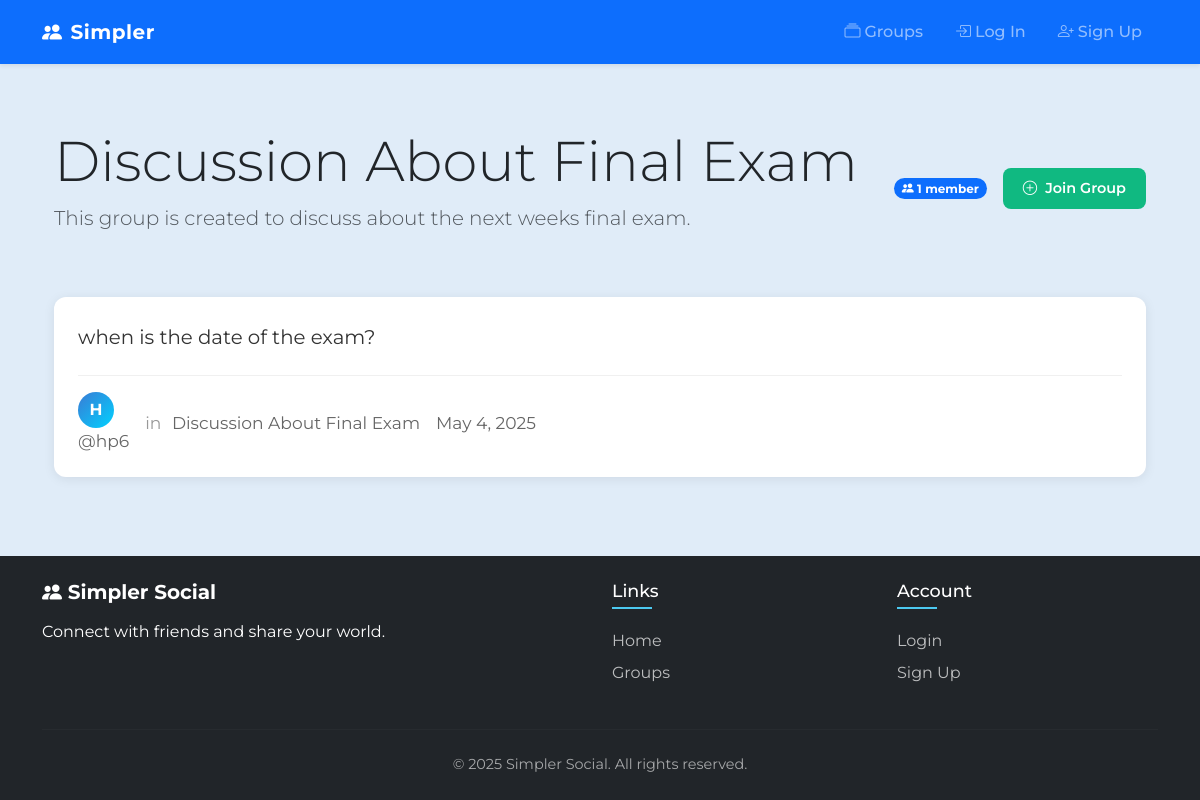
Page /groups/posts/in/discussion-about-final-exam/ on the committed database.
### groups/models.py (models this page shows, shortened)
class Group(models.Model):  # Has many-to-many relationship with Users through GroupMember
    name = models.CharField(max_length=100, unique=True)
    slug = models.SlugField(allow_unicode=True, unique=True)
    description = models.TextField(blank=True, default='')
    description_html = models.TextField(editable=False, blank=True, default='')
    members = models.ManyToManyField(User, through='GroupMember', related_name='group_members')
    creator = models.ForeignKey(settings.AUTH_USER_MODEL, on_delete=models.CASCADE, related_name='created_groups', default=None)
    class Meta:
        ordering = ['name']

### posts/models.py (models this page shows, shortened)
class Post(models.Model):
    user = models.ForeignKey(User, related_name='posts', on_delete=models.CASCADE)
    created_at = models.DateTimeField(auto_now_add=True)
    message = models.TextField()
    message_html = models.TextField(editable=False)
    group = models.ForeignKey(Group, on_delete=models.CASCADE, related_name='posts')
    class Meta:
        ordering = ['-created_at']
        unique_together = ['user','message']

### groups/views.py (the view)
# urls.py: path('posts/in/<slug:slug>/', views.SingleGroup.as_view(), name='single'),
class SingleGroup(generic.DetailView):  # Keeping your original class name
    model = Group
    template_name = 'groups/group_detail.html'
    def get_context_data(self, **kwargs):
        context = super().get_context_data(**kwargs)
        group = self.get_object()
        if self.request.user.is_authenticated:
            context['user_groups'] = self.request.user.user_groups.select_related('group')
            context['other_groups'] = Group.objects.exclude(
                members=self.request.user
            ).distinct()
        else:
            context['other_groups'] = Group.objects.all()
        context['post_list'] = group.posts.select_related('user', 'group').all()
        return context

### groups/templates/groups/group_detail.html (shortened to what this page needs)
{% extends "groups/group_base.html" %}
{% block pregroup %}
<div class="container py-4">
    <div class="d-flex justify-content-between align-items-center mb-4">
        <div>
            <h1 class="display-4">{{ group.name }}</h1>
            <p class="lead text-muted">{{ group.description|default:"No description provided" }}</p>
        </div>
        <div class="d-flex align-items-center">
            <span class="badge bg-primary rounded-pill me-3">
                <i class="bi bi-people-fill"></i> {{ group.membership.count }} member{{ group.membership.count|pluralize }}
            </span>
            {% if user in group.members.all %}
                <a href="{% url 'groups:leave' slug=group.slug %}" class="btn btn-lg btn-danger">
                    <i class="bi bi-x-circle"></i> Leave Group
                </a>
            {% else %}
                <a href="{% url 'groups:join' slug=group.slug %}" class="btn btn-lg btn-success">
                    <i class="bi bi-plus-circle"></i> Join Group
                </a>
            {% endif %}
        </div>
    </div>
</div>
{% endblock %}
{% block group_content %}
<div class="container">
    {% if group.posts.count == 0 %}
        <div class="text-center py-5 bg-light rounded">
            <h2 class="text-muted mb-3"><i class="bi bi-megaphone"></i> No posts yet</h2>
            {% if user in group.members.all %}
                <p class="lead">Be the first to share something in this group!</p>
                <a href="{% url 'posts:create' %}" class="btn btn-primary">
                    <i class="bi bi-plus-lg"></i> Create Post
                </a>
            {% else %}
                <p class="lead">Join the group to start posting</p>
            {% endif %}
        </div>
    {% else %}
        <div class="row row-cols-1 g-4">
            {% for post in group.posts.all %}
                <div class="col">
                    {% include "posts/_post.html" with post=post show_group=False %}
                </div>
            {% endfor %}
        </div>
    {% endif %}
</div>
{% endblock %}

### posts/templates/posts/_post.html (shortened to what this page needs)
<div class="post-container">
    <div class="post-content-box">
        {{ post.message_html|safe }}
    </div>
    <div class="post-meta-container">
        <div class="post-author-info">
            <a href="{% url 'posts:for_user' username=post.user.username %}" class="author-link">
                <span class="author-avatar">{{ post.user.username|slice:":1"|upper }}</span>
                <span class="author-name">@{{ post.user.username }}</span>
            </a>
        </div>
        {% if post.group %}
        <div class="post-group-info">
            <span class="group-prefix">in</span>
            <a href="{% url 'groups:single' slug=post.group.slug %}" class="group-link">
                {{ post.group.name }}
            </a>
        </div>
        {% endif %}
        <div class="post-time-info">
            <a href="{% url 'posts:single' username=post.user.username pk=post.pk %}" class="time-link">
                {{ post.created_at|date:"M j, Y" }}
            </a>
        </div>
    </div>
</div>

### static/simple_social/css/master.css (style rules this page uses)
:root { --primary: #4361ee; --primary-dark: #3a56d5; --primary-light: #4895ef; --accent: #f72585; --teal: #4cc9f0; --bg: #e0ecf8; --card: #ffffff; --text: #212529; --text-light: #6c757d; --border: #e9ecef; --success: #38b000; --warning: #ffaa00; --error: #ef233c; }
body.site-body { background-color: var(--bg); color: var(--text); font-family: 'Montserrat', 'Poppins', sans-serif; display: flex; flex-direction: column; min-height: 100vh; padding-top: 56px; }
.post-container { background: #ffffff; border-radius: 12px; padding: 24px; margin-bottom: 24px; box-shadow: 0 2px 12px rgba(0, 0, 0, 0.08); transition: box-shadow 0.2s ease; font-size: 18px; }
.post-content-box { font-size: 1.1em; line-height: 1.7; color: #333333; margin-bottom: 20px; }
.post-meta-container { display: flex; flex-wrap: wrap; align-items: center; gap: 16px; font-size: 0.95em; color: #666666; padding-top: 16px; border-top: 1px solid #f0f0f0; }
.post-author-info { display: flex; align-items: center; }
.author-avatar { display: inline-flex; align-items: center; justify-content: center; width: 32px; height: 32px; background-color: #3a7bd5; color: white; border-radius: 50%; margin-right: 10px; font-weight: bold; font-size: 16px; }
.author-link, .group-link, .time-link { color: inherit; text-decoration: none; transition: color 0.2s ease; font-size: 1em; }
.group-prefix { color: #999999; margin-right: 6px; }
.author-avatar { width: 36px; height: 36px; background: linear-gradient(135deg, #3a7bd5, #00d2ff); color: white; border-radius: 50%; display: flex; align-items: center; justify-content: center; font-weight: bold; }
.btn { padding: 0.6rem 1.25rem; border-radius: 8px; font-weight: 600; font-size: 0.9rem; transition: all 0.2s ease; display: inline-flex; align-items: center; }
.btn i { margin-right: 0.5rem; }
.btn-success { background: #10b981; color: white; border: none; }

### rows in the picture
Group: name "Discussion About Final Exam", description "This group is created to discuss about the next weeks final exam.", membership.count "1"
Post: message_html "when is the date of the exam?", user.username "H", user.username "hp6", group.name "Discussion About Final Exam", created_at "May 4, 2025"
